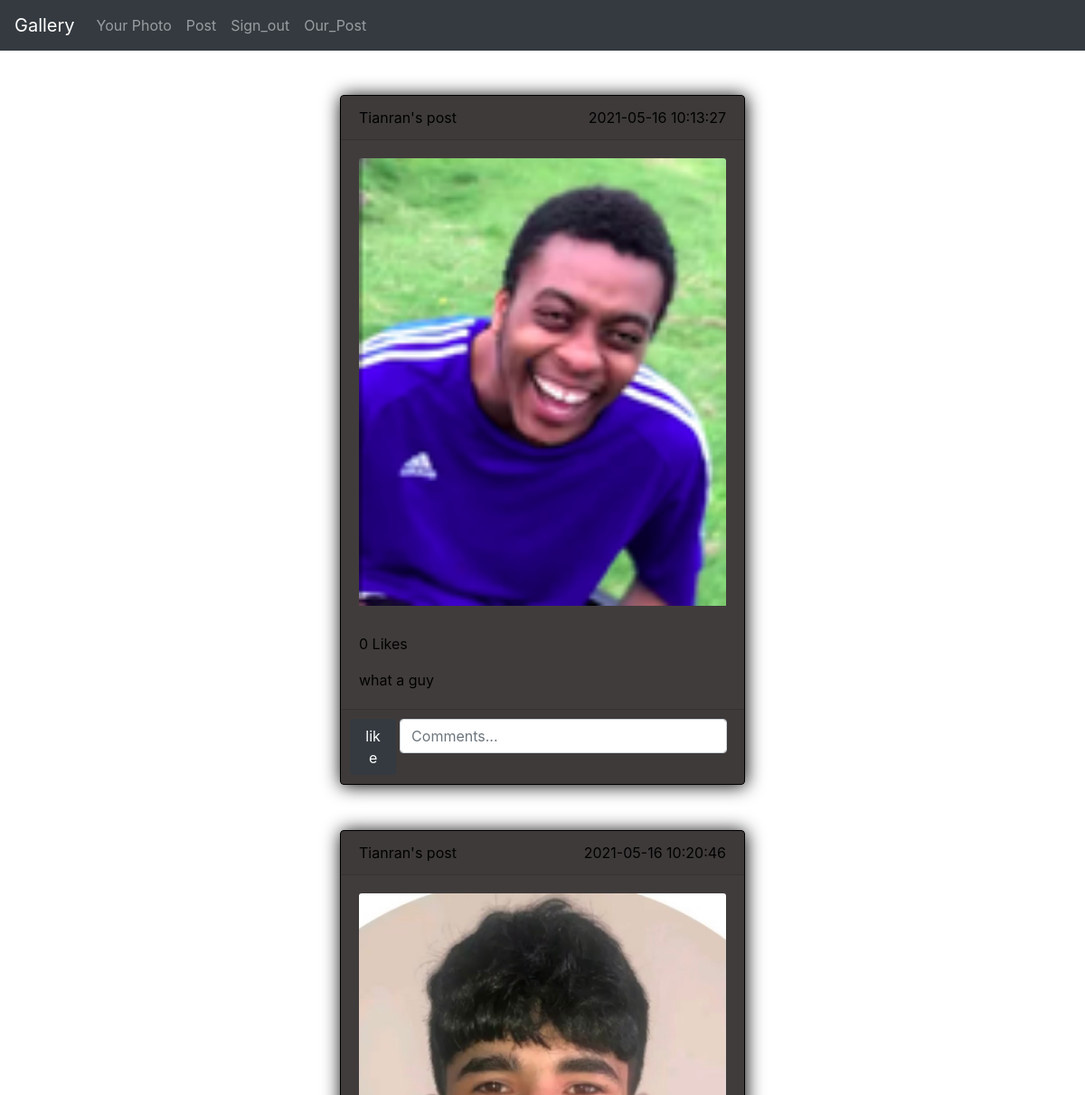
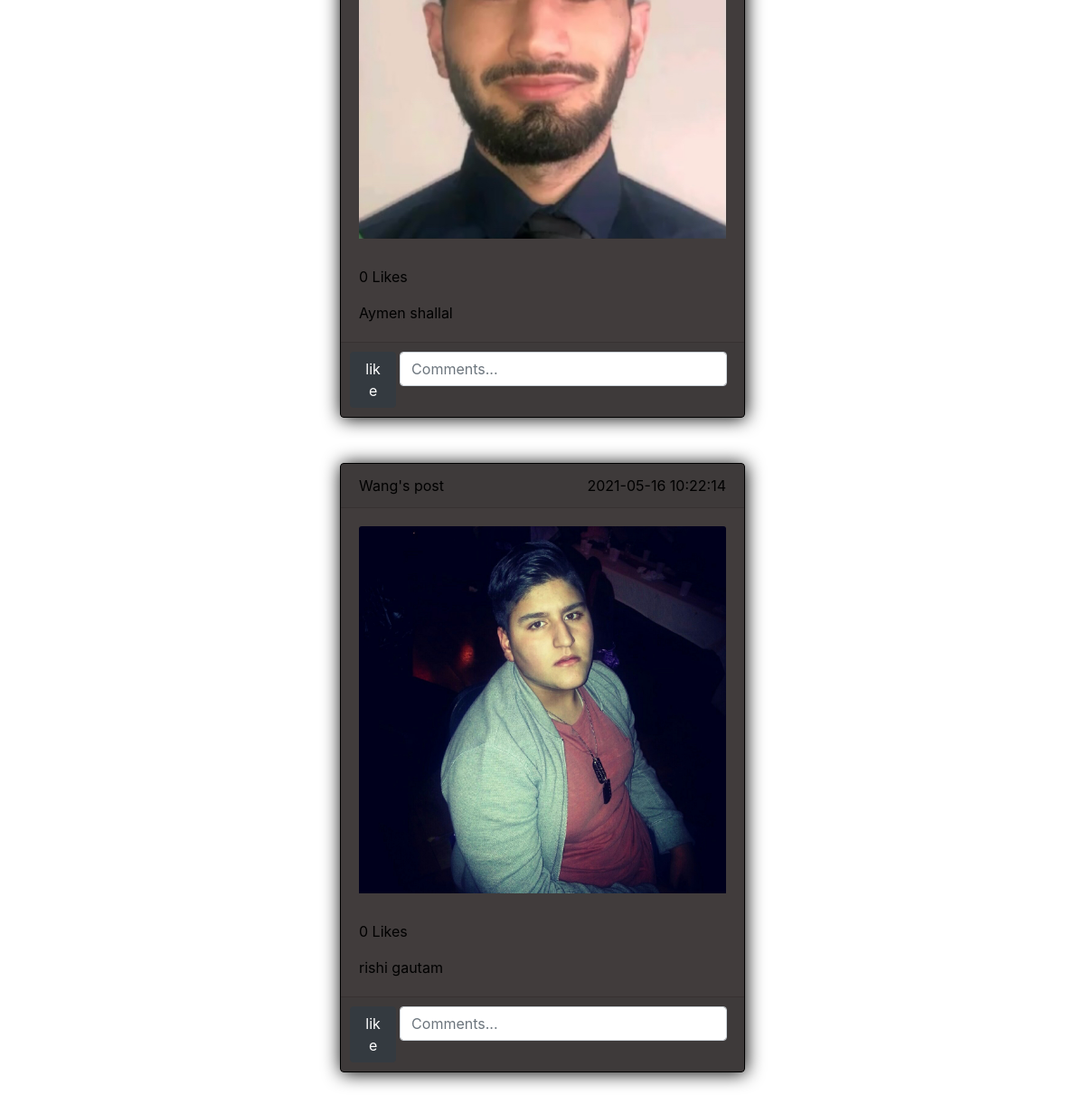
Page /our_post (signed in) on the committed database (2 pictures, top to bottom).
### Gallery/models.py (models this page shows)
class Photo(db.Model):
   id=db.Column(db.Integer,primary_key=True)
   description=db.Column(db.String(10000))
   path=db.Column(db.String(150))
   date=db.Column(db.DateTime(timezone=True),default=func.now())
   user_id=db.Column(db.Integer,db.ForeignKey('user.id'))

class User(db.Model,UserMixin):
   id=db.Column(db.Integer, primary_key=True)
   email=db.Column(db.String(150), unique=True)
   password=db.Column(db.String(150))
   first_name=db.Column(db.String(150))
   photos=db.relationship('Photo',backref='user', lazy=True)

### Gallery/views.py (the view)
@views.route('/our_post')
@login_required
def our_photo():
   photos=Photo.query.all()
   users=User.query.all()
   return render_template("our_photo.html",user=current_user,photos=photos,users=users )

### Gallery/__init__.py (called while the page is built)
def make_app():
  app.config['SECRET_KEY']='1234'
  app.config['UPLOAD_FOLDER'] = UPLOAD_FOLDER
  app.config['SQLALCHEMY_DATABASE_URI']=f'sqlite:///{DB_NAME}'
  db.init_app(app)
  from .views import views
  from .auth import auth
  from .models import User,Photo
  make_database(app)
  app.register_blueprint(views,url_prefix='/')
  app.register_blueprint(auth,url_prefix='/')
  login_manager=LoginManager()
  login_manager.login_view='auth.sign_in'
  login_manager.init_app(app)
  @login_manager.user_loader
  def load_user(id):
    return User.query.get((int(id)))
  return app

### Gallery/templates/our_photo.html (shortened to what this page needs)
{% extends "parent.html" %}
{% block link %}<link rel="stylesheet" href="{{ url_for('static', filename='css/styles.css') }}">{% endblock %}
{% block content %}
{% for photo in photos %}
<div class="col-md-9 col-sm-11 d-flex justify-content-center background" style="margin:auto;"  >
  <div class="cards-spacing">
      <div class="card text-center" style="width: 28rem;">
          <div class="card-header">
              <span class="post-title">{{photo.user.first_name}}'s post</span>
              <span class="post-date">{{photo.date}}</span>
          </div>
          <div class="card-body">
              <img class="card-img-top" src={{photo.path}} alt="Card image cap">
              <p class="card-text likes">0 Likes</p>
              <p class="card-text">{{photo.description}}</p>
          </div>
          <div class="card-footer text-muted">
            <button type="button" class="btn btn-dark like">like</button>
              <input class="form-control comment" type="text" placeholder="Comments...">
          </div>
      </div>
  </div>
</div>
{% endfor %}
{% endblock %}

### Gallery/templates/parent.html (shortened to what this page needs)
<!DOCTYPE html>
<html lang="en">
<head>
  <link
  rel="stylesheet"
  href="https://stackpath.bootstrapcdn.com/bootstrap/4.4.1/css/bootstrap.min.css"
/>
<link
  rel="stylesheet"
  href="https://stackpath.bootstrapcdn.com/font-awesome/4.7.0/css/font-awesome.min.css"
/>
{% block link %}{% endblock %}
</head>
<body>
  <nav class="navbar navbar-expand-lg navbar-dark bg-dark mb-4">
    <a class="navbar-brand" href="#">Gallery</a>
    <div class="collapse navbar-collapse" id="navbarNavAltMarkup">
      <div class="navbar-nav">
        {% if user.is_authenticated %}
        <a class="nav-item nav-link" href="/your_photo">Your Photo</a>
        <a class="nav-item nav-link" href="/post">Post</a>
        <a class="nav-item nav-link" href="/sign_out">Sign_out</a>
        <a class="nav-item nav-link" href="/our_post">Our_Post</a>
        {% else %}
        <a class="nav-item nav-link" href="/sign_in">Sign_in</a>
        <a class="nav-item nav-link" href="/">Sign_up</a>
        {% endif %}
      </div>
    </div>
  </nav>
    {% block content %}  {% endblock %}
</body>
</html>
</body>
</html>

### Gallery/static/css/styles.css (style rules this page uses)
.cards-spacing { margin: 25px 0px 25px 0px; }
.post-title { float:left; }
.post-date { float:right; }
.card-text { text-align: left; }
.likes { margin-top: 30px; }
.card { box-shadow:1px 1px 20px black ; border: 1px solid black; background-color: rgba(59, 53, 53, 0.966); color: black; }
.card-footer { padding:10px; }
.comment { float: left; width:85%; }
.like { float: left; width:12%; margin-right: 4px; }

### rows in the picture
Photo: user.first_name "Tianran", date "2021-05-16 10:13:27", path (picture), description "what a guy"
Photo: user.first_name "Tianran", date "2021-05-16 10:20:46", path (picture), description "Aymen shallal"
Photo: user.first_name "Wang", date "2021-05-16 10:22:14", path (picture), description "rishi gautam"
